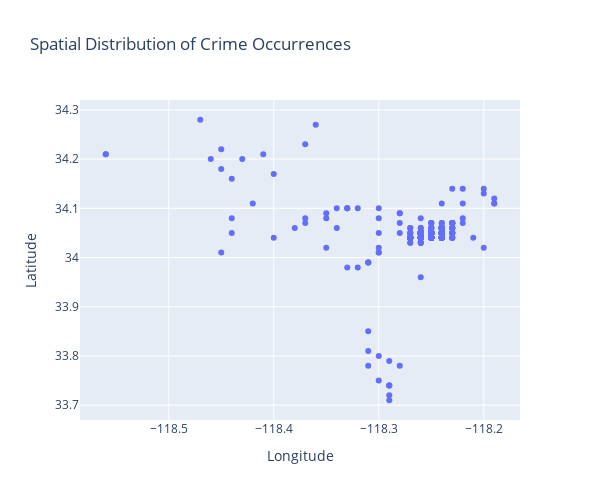

Notebook code for this chart:
### Markdown cell above
# Spatial Analysis:

   - Utilize the geographical information (Latitude and Longitude) to perform spatial analysis.
   - Visualize crime hotspots on a map.

### Code cell
# Utilize the geographical information (Latitude and Longitude) to perform spatial analysis.
import pandas as pd
import plotly.express as px


query = '''SELECT LAT, LON FROM crime_data;'''
df= pd.read_sql(query, connection)

fig=px.scatter(df, x='LON', y='LAT', title="Spatial Distribution of Crime Occurrences")

fig.update_layout(
    width=600,  # Set the width to 800 pixels
    height=500, # Set the height to 600 pixels
)
fig.update_xaxes(title_text="Longitude")  # Set x-axis label
fig.update_yaxes(title_text="Latitude")   # Set y-axis label

fig.show()

### Figure 1 — Plotly figure (JSON) as saved in the notebook; plotly's stock layout.template omitted (floating-point values rounded to 4 significant figures; data arrays with more than 128 entries replaced by an {"elided": "..."} marker saying what was removed)
{"data": [{"hovertemplate": "LON=%{x}<br>LAT=%{y}<extra></extra>", "legendgroup": "", "marker": {"color": "#636efa", "symbol": "circle"}, "mode": "markers", "name": "", "orientation": "v", "showlegend": false, "type": "scatter", "x": {"elided": "499 float values"}, "xaxis": "x", "y": {"elided": "499 float values"}, "yaxis": "y"}], "layout": {"height": 500, "legend": {"tracegroupgap": 0}, "title": {"text": "Spatial Distribution of Crime Occurrences"}, "width": 600, "xaxis": {"anchor": "y", "autorange": true, "domain": [0, 1], "range": [-118.6, -118.2], "title": {"text": "Longitude"}, "type": "linear"}, "yaxis": {"anchor": "x", "autorange": true, "domain": [0, 1], "range": [33.67, 34.32], "title": {"text": "Latitude"}, "type": "linear"}}}
